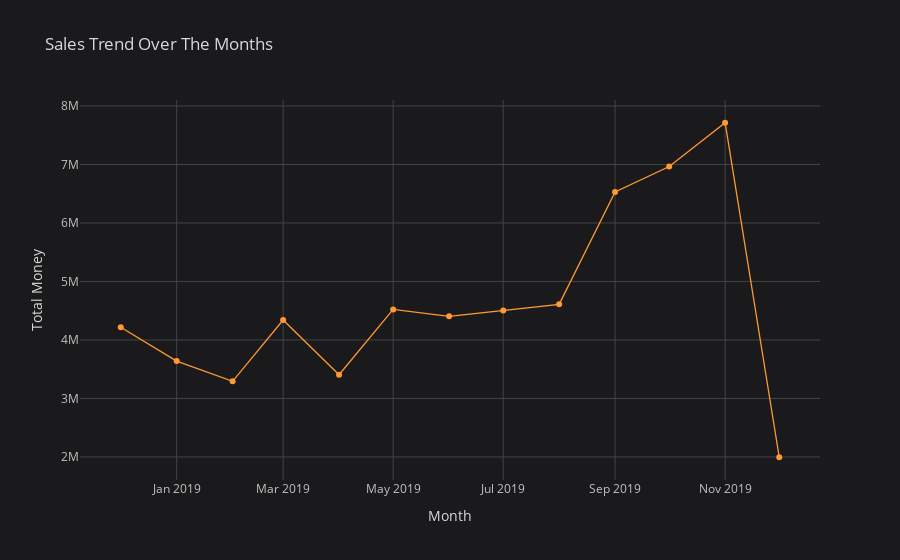

Source (notebook cell):
### Code cell
total_month.iplot(x='Date',y='Total',title='Sales Trend Over The Months',
                 yTitle='Total Money',xTitle='Month',mode='lines+markers',size=6)

### Figure 1 — Plotly figure (JSON) as saved in the notebook; plotly's stock layout.template omitted (floating-point values rounded to 4 significant figures)
{"data": [{"line": {"color": "rgba(255, 153, 51, 1.0)", "dash": "solid", "shape": "linear", "width": 1.3}, "marker": {"size": 6, "symbol": "circle"}, "mode": "lines+markers", "name": "Total", "text": "", "type": "scatter", "x": ["2018-12", "2019-01", "2019-02", "2019-03", "2019-04", "2019-05", "2019-06", "2019-07", "2019-08", "2019-09", "2019-10", "2019-11", "2019-12"], "y": [4217000.0, 3639000.0, 3292000.0, 4340000.0, 3406000.0, 4522000.0, 4404000.0, 4502000.0, 4610000.0, 6529000.0, 6965000.0, 7713000.0, 1995000.0]}], "layout": {"legend": {"bgcolor": "#1A1A1C", "font": {"color": "#D9D9D9"}}, "paper_bgcolor": "#1A1A1C", "plot_bgcolor": "#1A1A1C", "title": {"font": {"color": "#D9D9D9"}, "text": "Sales Trend Over The Months"}, "xaxis": {"gridcolor": "#434343", "showgrid": true, "tickfont": {"color": "#C2C2C2"}, "title": {"font": {"color": "#D9D9D9"}, "text": "Month"}, "zerolinecolor": "#666570"}, "yaxis": {"gridcolor": "#434343", "showgrid": true, "tickfont": {"color": "#C2C2C2"}, "title": {"font": {"color": "#D9D9D9"}, "text": "Total Money"}, "zerolinecolor": "#666570"}}}
